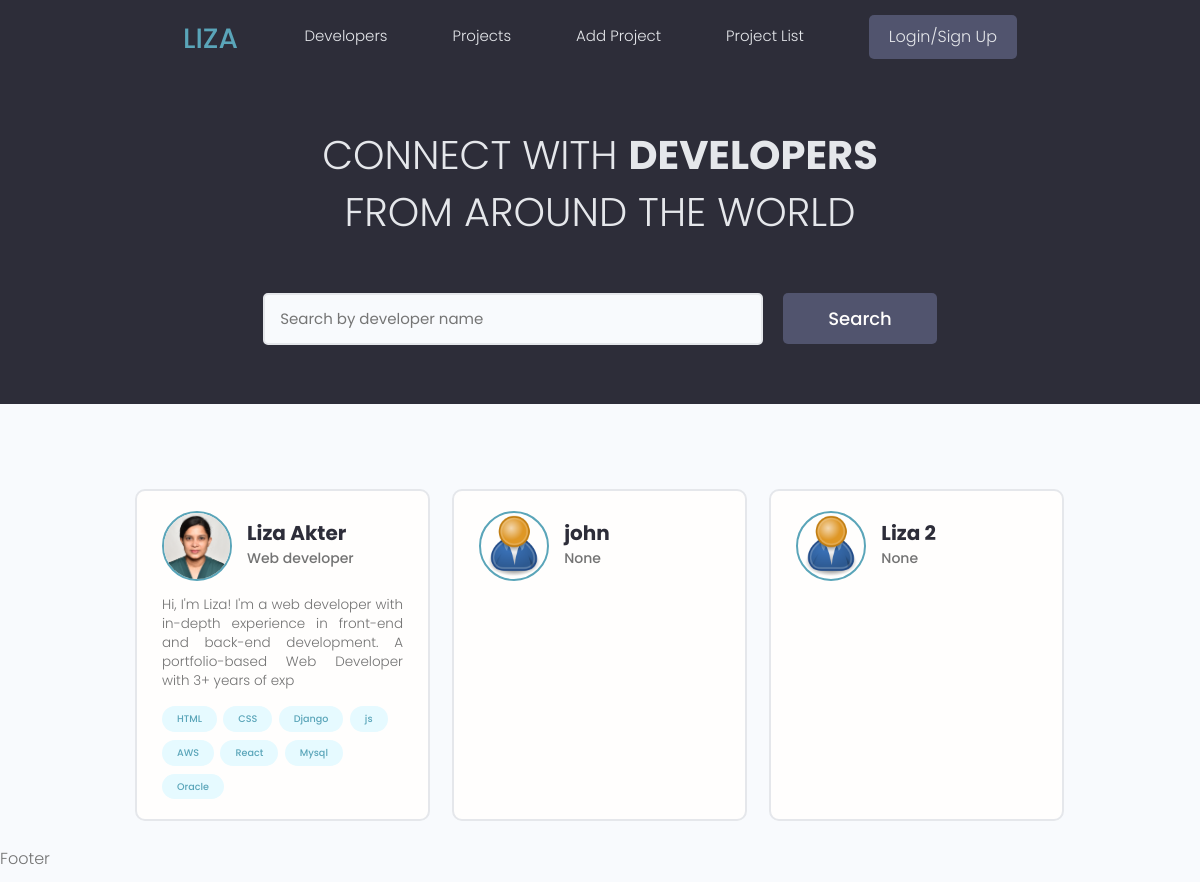
/users/, run on the app's committed database.
### users/models.py (models this page shows, shortened)
class profile(models.Model):
    user=models.OneToOneField(User, on_delete=models.CASCADE, null=True, blank=True)
    name=models.CharField(max_length=200, null=True, blank=True)
    email=models.EmailField(max_length=500, null=True, blank=True)
    username=models.CharField(max_length=200, null=True, blank=True)
    location=models.CharField(max_length=200, null=True, blank=True)
    short_intro=models.CharField(max_length=200, null=True, blank=True)
    bio=models.TextField(null=True,blank=True)
    profile_image=models.ImageField(null=True, blank=True, upload_to='profile/', default='profile/user-default.png')
    social_twitter=models.CharField(max_length=200, null=True, blank=True)
    social_linkedin=models.CharField(max_length=200, null=True, blank=True)
    social_github=models.CharField(max_length=200, null=True, blank=True)
    social_website=models.CharField(max_length=200, null=True, blank=True)
    created=models.DateTimeField(auto_now_add=True)
    id=models.UUIDField(default=uuid.uuid4, unique=True, primary_key=True, editable=False)

class skills(models.Model):
    owner=models.ForeignKey(profile, on_delete=models.CASCADE, null=True, blank=True)
    name=models.CharField(max_length=200, null=True, blank=True)
    description=models.TextField(null=True, blank=True)
    created=models.DateTimeField(auto_now_add=True)
    id=models.UUIDField(default=uuid.uuid4, unique=True, primary_key=True, editable=False )
    def __str__(self):
        return str(self.name)

### users/views.py (the view)
# urls.py: path('',views.profiles, name='profiles'),
def profiles(request):
    profiles=profile.objects.all()
    context={'profiles':profiles}
    return render(request, 'users/profiles.html',context)

### portfolio/users/templates/users/profiles.html (shortened to what this page needs)
{% extends 'main.html' %}
{% block content %}
<main class="home">
    <section class="hero-section text-center">
      <div class="container container--narrow">
        <div class="hero-section__box">
          <h2>CONNECT WITH <span>DEVELOPERS</span></h2>
          <h2>FROM AROUND THE WORLD</h2>
        </div>
        <div class="hero-section__search">
          <form class="form" action="#" method="get">
            <div class="form__field">
              <input class="input input--text" id="formInput#search" type="text" name="text"
                placeholder="Search by developer name" />
            </div>
            <input class="btn btn--sub btn--lg" type="submit" value="Search" />
          </form>
        </div>
      </div>
    </section>
    <section class="devlist">
      <div class="container">
        <div class="grid grid--three">
            {% for profile in profiles %}
          <div class="column card">
            <div class="dev">
              <a href="{% url 'user-profile' profile.id %}" class="card__body">
                <div class="dev__profile">
                  <img class="avatar avatar--md" src="{{profile.profile_image.url}}" alt="image" />
                  <div class="dev__meta">
                    <h3>{{profile.name}}</h3>
                    <h5>{{profile.short_intro}}</h5>
                  </div>
                </div>
                <p class="dev__info">
                  {{profile.bio|slice:'150'}}
                </p>
                <div class="dev__skills">
                  {% for skill in profile.skills_set.all %}
                  <span class="tag tag--pill tag--main">
                    <small>{{skill}}</small>
                  </span>
                  {% endfor %}
                </div>
              </a>
            </div>
          </div>
          {% endfor %}
        </div>
      </div>
    </section>
  </main>
{% endblock content %}

### static/style/app.css (style rules this page uses)
:root { --color-sub: #2d2d39; }
.btn--sub { background-color: var(--color-sub-light); }
.card { border: 2px solid var(--color-light); }
img { width: 100%; }
.hero-section { height: 40vh; display: flex; align-items: center; background-color: var(--color-sub); }
.hero-section__box { margin-bottom: 4rem; }
.hero-section__box > h2, .hero-section__box > h2 > span { font-size: 4rem; color: var(--color-light); line-height: 1.3; text-transform: uppercase; }
.hero-section__box > h2 { font-weight: 300; }
.hero-section__box > h2 > span { font-weight: 700; }
.hero-section__search > .form { display: flex; align-items: center; justify-content: center; gap: 2rem; }
.hero-section__search > .form input.input--text { width: 50rem; }
.devlist { margin-top: 8rem; }
.devlist .grid { align-items: stretch; }
.devlist .dev .dev__profile { display: flex; align-items: center; gap: 1.5rem; }
.devlist .dev .dev__meta h3 { color: var(--color-sub); font-size: 2rem; font-weight: 700; }
.devlist .dev .dev__meta h5 { color: var(--color-text); font-size: 1.4rem; font-weight: 500; }
.devlist .dev .dev__info { margin: 1.5rem 0; font-size: 1.35rem; line-height: 1.4; text-align: justify; }

### static/uikit/styles/modules/_variables.css (style rules this page uses)
:root { --color-main: #5aa5b9; --color-main-light: #e6faff; --color-sub: #3f4156; --color-sub-light: #51546e; --color-sub-lighter: #ededfd; --color-text: #737373; --color-gray: #8b8b8b; --color-light: #e5e7eb; --color-light-gray: #767676; --color-bg: #f8fafd; --color-white: #fffefd; --color-white-light: #f3f3f3; --color-success: #359e64; --color-success-bg: #def8e8; --color-error: #fc4b0b; --color-error-bg: #fff2ee; --font-base: 'Poppins', arial, helvetica, 'Segoe UI', roboto, ubuntu, sans-serif; --font-monospace: 'Fira Code', 'Courier New', courier, monospace; --font-regular: 300; --font-medium: 500; --font-bold: 700; --generic-shadow: 1px 1px 5px #00000010; --generic-transition: all 0.3s ease-in-out; }

### static/uikit/styles/modules/_base.css (style rules this page uses)
* { margin: 0; padding: 0; box-sizing: border-box; text-rendering: optimizeLegibility; color: inherit; font-size: inherit; }
html { font-size: 50%; }
@media only screen and (min-width: 480px) { html { font-size: 56.25%; } }
@media only screen and (min-width: 1200px) { html { font-size: 62.5%; } }
body { line-height: 1.6; font-weight: 400; font-size: 1.5rem; color: var(--color-text); background-color: var(--color-bg); min-height: 100vh; }

### static/uikit/styles/modules/_typography.css (style rules this page uses)
* { font-family: var(--font-base); }
h2 { font-size: 3.6rem; font-weight: var(--font-bold); }
h3 { font-size: 3.2rem; font-weight: var(--font-medium); }
h5 { font-size: 2.4rem; font-weight: var(--font-medium); }
h5, h6 { font-weight: var(--font-regular); }
p, span, strong { font-size: 1.6rem; color: var(--color-text); font-weight: var(--font-regular); }
a { padding-bottom: 2px; text-decoration: none; display: inline-block; color: var(--color-main); font-weight: var(--font-medium); }

### static/uikit/styles/modules/_utilities.css (style rules this page uses)
.container { width: 92%; max-width: 165rem; margin: 0 auto; box-sizing: border-box; }
.container--narrow { width: 92%; max-width: 120rem; }
@media screen and (min-width: 1000px) { .container { width: 90%; } }
@media screen and (min-width: 1000px) { .container--narrow { width: 85%; } }
@media screen and (min-width: 1200px) { .container { width: 80%; } }
@media screen and (min-width: 1200px) { .container--narrow { width: 72%; } }
.text-center { text-align: center; }

### static/uikit/styles/modules/_avatar.css (style rules this page uses)
.avatar { border-radius: 50%; border: 2px solid var(--color-main); object-fit: cover; }
.avatar--md { height: 7rem; width: 7rem; }

### static/uikit/styles/modules/_button.css (style rules this page uses)
.btn { display: inline-block; position: relative; cursor: pointer; background-color: var(--color-light); font-weight: var(--font-medium); color: var(--color-sub); text-decoration: none; padding: 1rem 2rem; border-radius: 0.5rem; border: none; width: -webkit-fit-content; width: -moz-fit-content; width: fit-content; height: -webkit-fit-content; height: -moz-fit-content; height: fit-content; font-size: 1.6rem; outline-width: 0; outline-color: transparent; -webkit-backface-visibility: hidden; backface-visibility: hidden; transition: all 0.3s ease-in-out; }
.btn--sub { background-color: var(--color-sub); color: var(--color-white); }
.btn--lg { font-size: 1.8rem; padding: 1.2rem 4.5rem; }

### static/uikit/styles/modules/_card.css (style rules this page uses)
.card { border-radius: 1rem; background-color: var(--color-white); border: 1.5px solid var(--color-light); width: auto; height: auto; margin-top: 0.5rem; margin-bottom: 0.5rem; overflow: hidden; }
.card__body, .card__header { padding: 2rem 2.5rem; }

### data on the page
profile: profile_image (picture), name "Liza Akter", short_intro "Web developer", bio "Hi, I'm Liza! I'm a web developer with in-depth experience in front-end and back-end development. A portfolio-based Web Developer with 3+ years of exp"
skills: name "HTML"
skills: name "CSS"
skills: name "Django"
skills: name "js"
skills: name "AWS"
skills: name "React"
skills: name "Mysql"
skills: name "Oracle"
profile: profile_image (placeholder picture), name "john", short_intro "None"
profile: profile_image (placeholder picture), name "Liza 2", short_intro "None"
